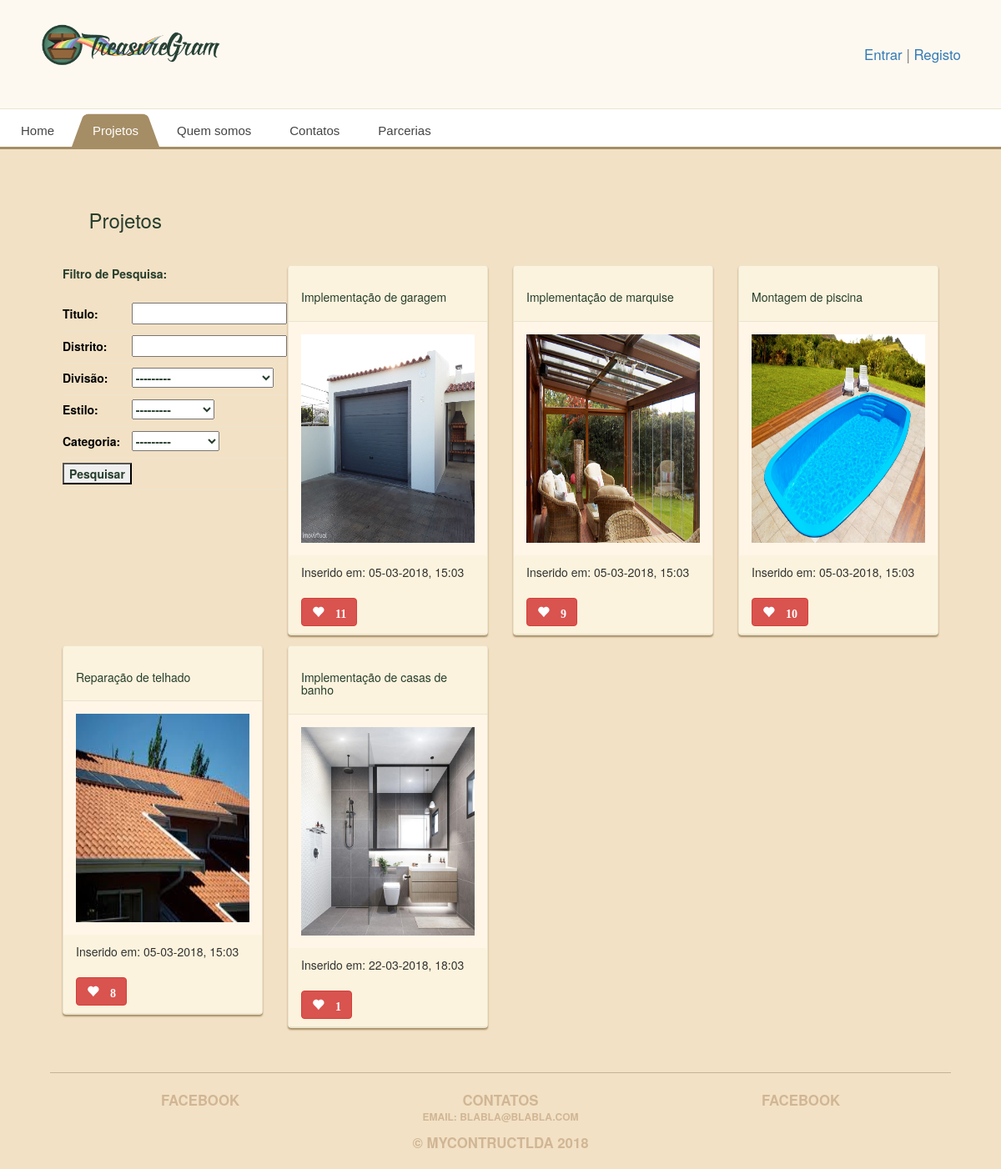
The app's page /projetos/ with its own data.
### main_app/models.py (models this page shows, shortened)
class Divisao(models.Model):
    divisao = models.CharField(max_length=100)
    def __str__(self):
        return self.divisao

class Estilo(models.Model):
    estilo = models.CharField(max_length=100)
    slug = models.SlugField(max_length=100, blank=True)
    def __str__(self):
        return self.estilo

class Projetos(models.Model):
    data_registo = models.CharField(max_length=100)
    distrito = models.CharField(max_length=100)
    titulo = models.CharField(max_length=100)
    descricao = models.CharField(max_length=250)
    divisao = models.ForeignKey('Divisao', on_delete=models.CASCADE)
    estilo = models.ForeignKey('Estilo', on_delete=models.CASCADE)
    imagem = models.ImageField(upload_to='treasure_images', default='media/default.png')
    likes = models.IntegerField(default=0)
    slug = models.SlugField(max_length=100, blank=True)
    categoria = models.ForeignKey('Categoria', on_delete=models.CASCADE)
    created_at = models.DateTimeField(auto_now_add=True)
    area = models.DecimalField(max_digits=10, decimal_places=2)
    tags = models.CharField(max_length=250)

### main_app/models.py (called while the page is built)
    def __str__(self):
        return self.categoria

### main_app/templates/projetos.html (shortened to what this page needs)
{% extends 'base.html' %}
{% load staticfiles %}
{% block content %}
<div class="row" style="margin:3%">
    <h3>Projetos</h3>
</div>
<div class="row">
    <div class="col-md-3">
  <form method="get">
    <strong><p>Filtro de Pesquisa:</p></strong>
    <table class="tabela">
    {{ filter.form.as_table}}
    <tr>
        <td>
            <button type="submit">Pesquisar</button>
        </td>
    </tr>
    </table>
  </form>
    </div>
    {% for projeto in object_list|dictsort:'created_at' %}
    <div class="col-md-3">
            <div class="treasure panel panel-default">
                <div class="panel-heading">
                    <h2 class="panel-project">{{ projeto.titulo }}</h2>
                </div>
                <div class="panel-body">
                    <div class="treasure-photo">
                     <a href="{% url 'detail' projeto.slug %}">   <img src="{{ projeto.imagem.url }}" alt="" height="250px" />   </a>
                    </div>
                </div>
                <div class="panel-heading">
                    <p>Inserido em: {{ projeto.created_at|date:'d-m-Y, H:m' }}</p>
                              <button id="likes" data-id="{{projeto.id}}" class="btn btn-mini btn-danger glyphicon glyphicon-heart" type="button">
                                {% if projeto.likes > 0 %} {{ projeto.likes }} {% endif %}
                              </button>
                </div>
            </div>
    </div>
        {% empty %}
        <p style="color:red;margin-left:30px">Sem resultados para apresentar.</p>
    {% endfor %}
</div>
<div class="row">
  <div class="col-md-4">
  </div>
   <div class="col-md-4">
  </div>
    <div class="col-md-4">
  </div>
</div>
{% endblock %}

### main_app/static/style.css (style rules this page uses)
body { background: #f3e1c5; color: #263d2c; }
.panel { background: #fff6e8; border-color: #ece4cf; box-shadow: 0 2px 2px #a58d65; }
.panel-default .panel-heading { background: #fbf3dd; border-color: #ece4cf; }
.panel-body { position: relative; }
.panel-project { font-size: 1em; color: #263d2c; }
.treasure { margin-bottom: 20px; }
.treasure:last-child { margin-bottom: 5%; }
.treasure-photo { background: #fdf2e1; margin-right: 5%; position: static; text-align: center; width: 100%; }
.treasure-photo img { width: 100%; max-height: 100%; }
.tabela { float: left; margin-top: 10px; width: 35%; }
.tabela tr { border-bottom: 1px solid #ece4cf; }
.tabela td, .tabela th { font-weight: bold; font-size: 1em; padding-bottom: 5px; padding-top: 5px; vertical-align: baseline; }
.tabela th { color: black; white-space: nowrap; }
.btn { margin-top: 10px; font-weight: bold; font-size: 14px; }

### records on screen
Divisao: divisao "---------"
Estilo: estilo "---------"
Projetos: titulo "Implementação de garagem", imagem (picture), created_at "05-03-2018, 15:03", likes "11"
Projetos: titulo "Implementação de marquise", imagem (picture), created_at "05-03-2018, 15:03", likes "9"
Projetos: titulo "Montagem de piscina", imagem (picture), created_at "05-03-2018, 15:03", likes "10"
Projetos: titulo "Reparação de telhado", imagem (picture), created_at "05-03-2018, 15:03", likes "8"
Projetos: titulo "Implementação de casas de banho", imagem (picture), created_at "22-03-2018, 18:03", likes "1"
